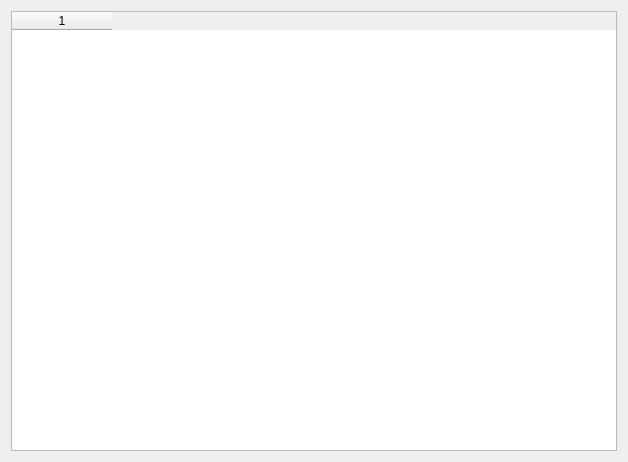
<?xml version="1.0" encoding="UTF-8"?>
<ui version="4.0">
 <class>Form</class>
 <widget class="QWidget" name="Form">
  <property name="geometry">
   <rect>
    <x>0</x>
    <y>0</y>
    <width>628</width>
    <height>462</height>
   </rect>
  </property>
  <property name="windowTitle">
   <string>Form</string>
  </property>
  <layout class="QHBoxLayout" name="horizontalLayout">
   <item>
    <widget class="PyDMWaveformTable" name="pydmWaveformTable">
     <property name="toolTip">
      <string/>
     </property>
     <property name="whatsThis">
      <string>Displays a waveform in table form.</string>
     </property>
     <property name="waveformChannel">
      <string>ca://MOTOR:WAVE</string>
     </property>
     <column/>
    </widget>
   </item>
  </layout>
 </widget>
 <customwidgets>
  <customwidget>
   <class>PyDMWaveformTable</class>
   <extends>QTableWidget</extends>
   <header>pydm.widgets.waveformtable</header>
  </customwidget>
 </customwidgets>
 <resources/>
 <connections/>
</ui>
